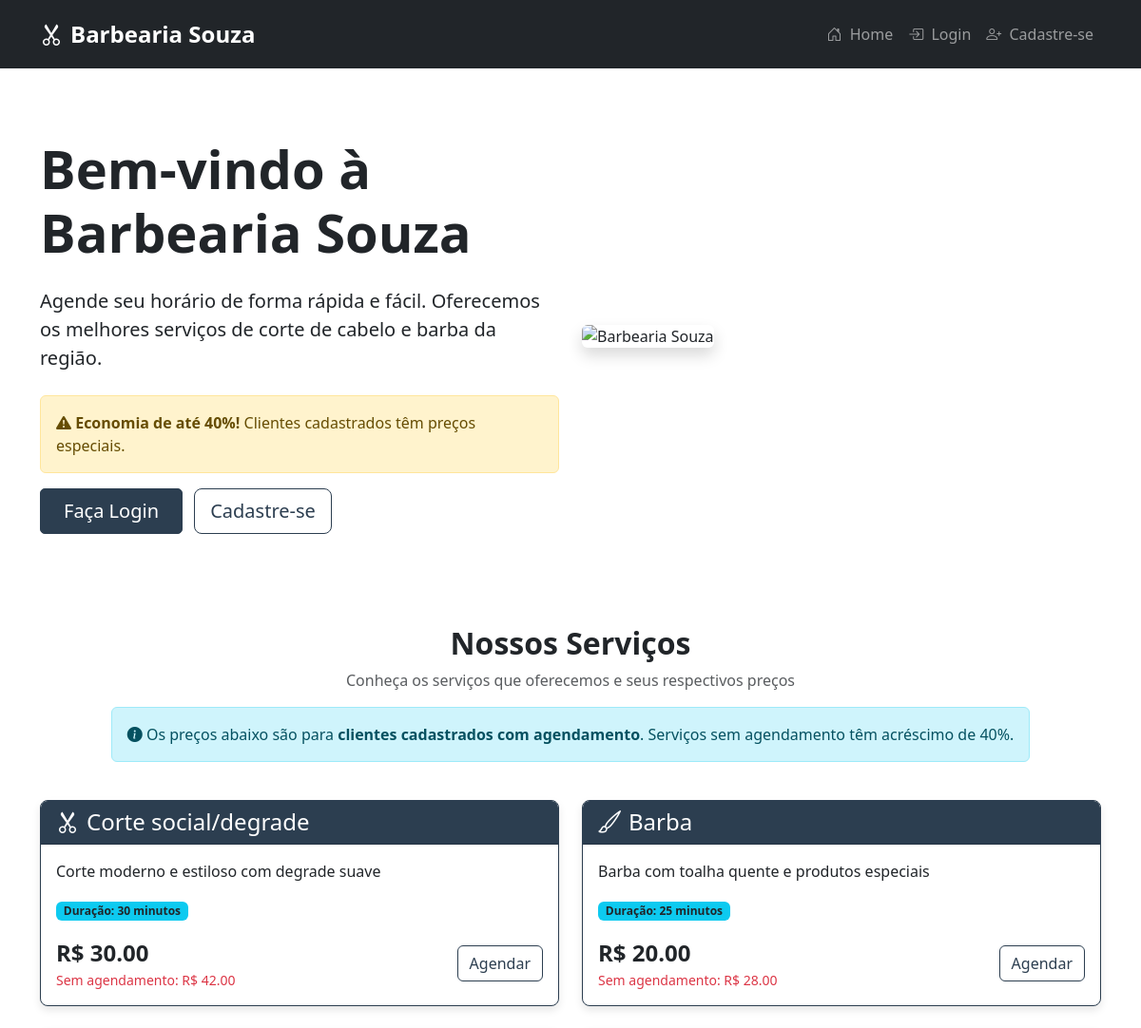
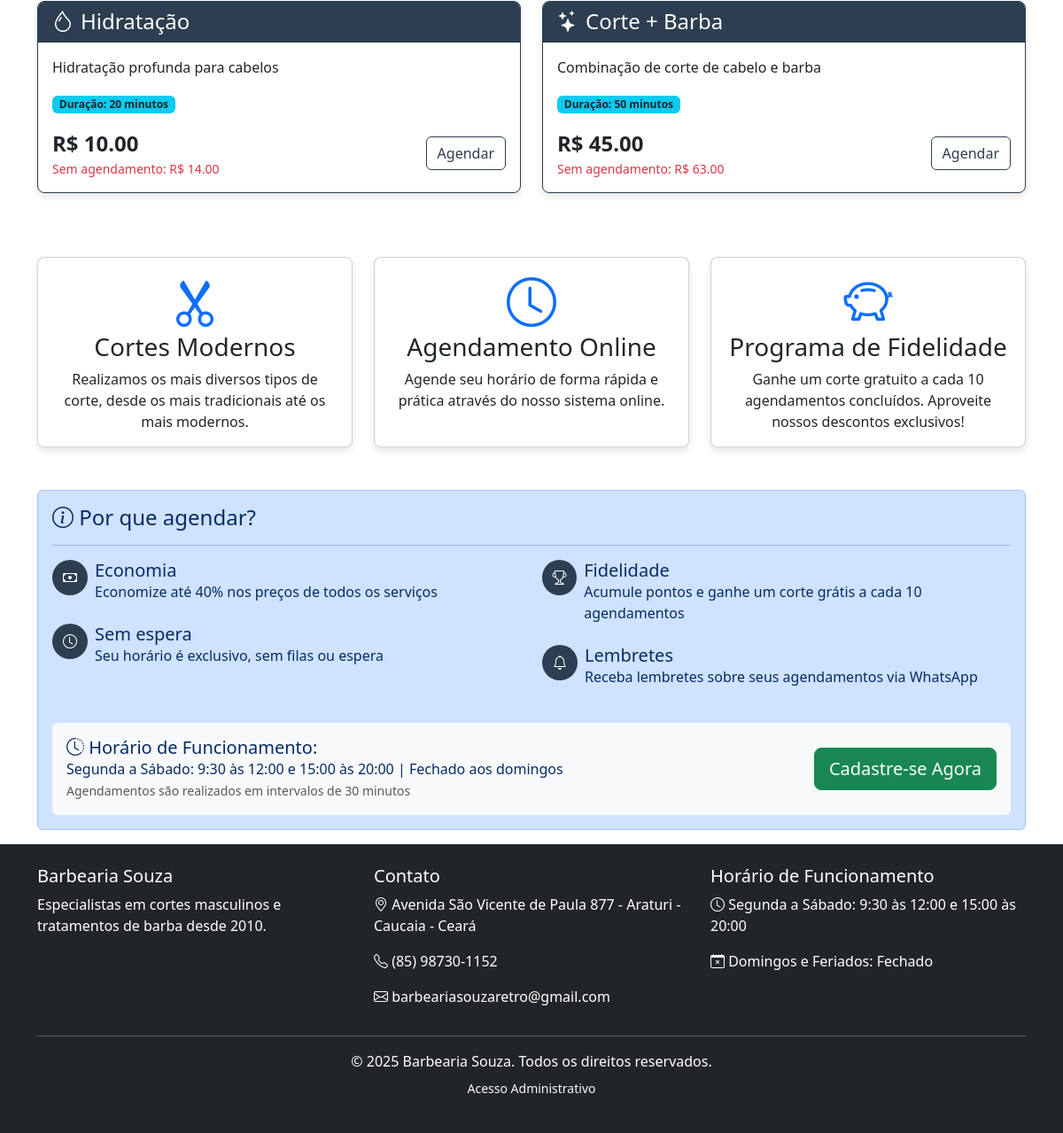
The page / on the database its author committed (2 pictures, top to bottom).
### app.py (models this page shows)
class Servico(db.Model):
    __tablename__ = 'servicos'
    id = db.Column(db.Integer, primary_key=True)
    nome = db.Column(db.String(100), nullable=False)
    descricao = db.Column(db.Text)
    preco = db.Column(db.Float, nullable=False)
    preco_sem_agendamento = db.Column(db.Float)  # Preço sem agendamento (40% a mais)
    duracao = db.Column(db.Integer, nullable=False)  # em minutos
    agendamentos_diretos = db.relationship('Agendamento', backref='servico_principal', foreign_keys='Agendamento.servico_id', lazy=True)
    agendamentos = db.relationship('Agendamento', secondary='agendamento_servico', backref='servicos_adicionais')

### app.py (the view)
@app.route('/')
def index():
    servicos = Servico.query.order_by(Servico.nome).all()
    servicos_dict = {}
    for servico in servicos:
        servicos_dict[servico.nome.lower()] = {
            'preco': servico.preco,
            'preco_sem_agendamento': servico.preco_sem_agendamento or servico.preco * 1.4,
            'descricao': servico.descricao,
            'duracao': servico.duracao
        }
    servicos_destaque = {
        'corte_social': next((s for s in servicos if 'social' in s.nome.lower() or 'degrad' in s.nome.lower()), None),
        'barba': next((s for s in servicos if 'barba' in s.nome.lower() and not 'corte' in s.nome.lower()), None),
        'hidratacao': next((s for s in servicos if 'hidrata' in s.nome.lower()), None),
        'combo': next((s for s in servicos if 'combo' in s.nome.lower() or ('corte' in s.nome.lower() and 'barba' in s.nome.lower())), None)
    }
    servicos_destaque = {k: v for k, v in servicos_destaque.items() if v is not None}
    return render_template('index.html', servicos=servicos, servicos_destaque=servicos_destaque)

### app.py (called while the page is built)
@app.context_processor
def inject_now():
    return {'now': datetime.now()}

@app.context_processor
def inject_admin_check():
    return {'is_admin': is_admin}

@app.context_processor
def inject_csrf_token():
    return {'csrf_token': generate_csrf()}

### templates/index.html (shortened to what this page needs)
{% extends "base.html" %}
{% block content %}
<div class="row align-items-center py-5">
    <div class="col-md-6">
        <h1 class="display-4 fw-bold mb-4">Bem-vindo à Barbearia Souza</h1>
        <p class="lead mb-4">Agende seu horário de forma rápida e fácil. Oferecemos os melhores serviços de corte de cabelo e barba da região.</p>
        {% if not current_user.is_authenticated %}
            <div class="alert alert-warning">
                <i class="bi bi-exclamation-triangle-fill"></i> <strong>Economia de até 40%!</strong> Clientes cadastrados têm preços especiais.
            </div>
            <a href="{{ url_for('login') }}" class="btn btn-primary btn-lg me-2">Faça Login</a>
            <a href="{{ url_for('registro') }}" class="btn btn-outline-primary btn-lg">Cadastre-se</a>
        {% else %}
            <a href="{{ url_for('agendar') }}" class="btn btn-primary btn-lg">Agendar Horário</a>
        {% endif %}
    </div>
    <div class="col-md-6">
        <img src="https://images.unsplash.com/photo-1503951914873-452162b0f3f1?ixlib=rb-1.2.1&auto=format&fit=crop&w=800&q=80"
             alt="Barbearia Souza" class="img-fluid rounded shadow">
    </div>
</div>
<div class="row mt-5">
    <div class="col-12 text-center mb-4">
        <h2 class="fw-bold">Nossos Serviços</h2>
        <p class="text-muted">Conheça os serviços que oferecemos e seus respectivos preços</p>
        {% if not current_user.is_authenticated %}
        <div class="alert alert-info d-inline-block mx-auto">
            <i class="bi bi-info-circle-fill"></i> Os preços abaixo são para <strong>clientes cadastrados com agendamento</strong>.
            Serviços sem agendamento têm acréscimo de 40%.
        </div>
        {% endif %}
    </div>
</div>
<div class="row mb-5">
    {% if servicos_destaque.corte_social %}
    <div class="col-md-6 mb-4">
        <div class="card h-100 border-primary">
            <div class="card-header bg-primary text-white">
                <h4 class="card-title mb-0"><i class="bi bi-scissors me-2"></i>{{ servicos_destaque.corte_social.nome }}</h4>
            </div>
            <div class="card-body">
                <p class="card-text">{{ servicos_destaque.corte_social.descricao or "Corte social moderno com degradê nas laterais." }}</p>
                <div class="mb-3">
                    <span class="badge bg-info text-dark">Duração: {{ servicos_destaque.corte_social.duracao }} minutos</span>
                </div>
                <div class="d-flex justify-content-between align-items-center">
                    <div>
                        <span class="fw-bold fs-4">R$ {{ "%.2f"|format(servicos_destaque.corte_social.preco) }}</span>
                        {% if not current_user.is_authenticated %}
                        <div class="text-danger small">
                            <span>Sem agendamento: R$ {{ "%.2f"|format(servicos_destaque.corte_social.preco_sem_agendamento or (servicos_destaque.corte_social.preco * 1.4)) }}</span>
                        </div>
                        {% endif %}
                    </div>
                    <a href="{{ url_for('agendar') if current_user.is_authenticated else url_for('login') }}" class="btn btn-outline-primary">Agendar</a>
                </div>
            </div>
        </div>
    </div>
    {% endif %}
    {% if servicos_destaque.barba %}
    <div class="col-md-6 mb-4">
        <div class="card h-100 border-primary">
            <div class="card-header bg-primary text-white">
                <h4 class="card-title mb-0"><i class="bi bi-brush me-2"></i>{{ servicos_destaque.barba.nome }}</h4>
            </div>
            <div class="card-body">
                <p class="card-text">{{ servicos_destaque.barba.descricao or "Aparar, modelar e hidratar sua barba com produtos de qualidade." }}</p>
                <div class="mb-3">
                    <span class="badge bg-info text-dark">Duração: {{ servicos_destaque.barba.duracao }} minutos</span>
                </div>
                <div class="d-flex justify-content-between align-items-center">
                    <div>
                        <span class="fw-bold fs-4">R$ {{ "%.2f"|format(servicos_destaque.barba.preco) }}</span>
                        {% if not current_user.is_authenticated %}
                        <div class="text-danger small">
                            <span>Sem agendamento: R$ {{ "%.2f"|format(servicos_destaque.barba.preco_sem_agendamento or (servicos_destaque.barba.preco * 1.4)) }}</span>
                        </div>
                        {% endif %}
                    </div>
                    <a href="{{ url_for('agendar') if current_user.is_authenticated else url_for('login') }}" class="btn btn-outline-primary">Agendar</a>
                </div>
            </div>
        </div>
    </div>
    {% endif %}
    {% if servicos_destaque.hidratacao %}
    <div class="col-md-6 mb-4">
        <div class="card h-100 border-primary">
            <div class="card-header bg-primary text-white">
                <h4 class="card-title mb-0"><i class="bi bi-droplet me-2"></i>{{ servicos_destaque.hidratacao.nome }}</h4>
            </div>
            <div class="card-body">
                <p class="card-text">{{ servicos_destaque.hidratacao.descricao or "Tratamento completo para cabelos ressecados ou danificados." }}</p>
                <div class="mb-3">
                    <span class="badge bg-info text-dark">Duração: {{ servicos_destaque.hidratacao.duracao }} minutos</span>
                </div>
                <div class="d-flex justify-content-between align-items-center">
                    <div>
                        <span class="fw-bold fs-4">R$ {{ "%.2f"|format(servicos_destaque.hidratacao.preco) }}</span>
                        {% if not current_user.is_authenticated %}
                        <div class="text-danger small">
                            <span>Sem agendamento: R$ {{ "%.2f"|format(servicos_destaque.hidratacao.preco_sem_agendamento or (servicos_destaque.hidratacao.preco * 1.4)) }}</span>
                        </div>
                        {% endif %}
                    </div>
                    <a href="{{ url_for('agendar') if current_user.is_authenticated else url_for('login') }}" class="btn btn-outline-primary">Agendar</a>
                </div>
            </div>
        </div>
    </div>
    {% endif %}
    {% if servicos_destaque.combo %}
    <div class="col-md-6 mb-4">
        <div class="card h-100 border-primary">
            <div class="card-header bg-primary text-white">
                <h4 class="card-title mb-0"><i class="bi bi-stars me-2"></i>{{ servicos_destaque.combo.nome }}</h4>
            </div>
            <div class="card-body">
                <p class="card-text">{{ servicos_destaque.combo.descricao or "Pacote completo: corte de cabelo e barba com um preço especial." }}</p>
                <div class="mb-3">
                    <span class="badge bg-info text-dark">Duração: {{ servicos_destaque.combo.duracao }} minutos</span>
                </div>
                <div class="d-flex justify-content-between align-items-center">
                    <div>
                        <span class="fw-bold fs-4">R$ {{ "%.2f"|format(servicos_destaque.combo.preco) }}</span>
                        {% if not current_user.is_authenticated %}
                        <div class="text-danger small">
                            <span>Sem agendamento: R$ {{ "%.2f"|format(servicos_destaque.combo.preco_sem_agendamento or (servicos_destaque.combo.preco * 1.4)) }}</span>
                        </div>
                        {% endif %}
                    </div>
                    <a href="{{ url_for('agendar') if current_user.is_authenticated else url_for('login') }}" class="btn btn-outline-primary">Agendar</a>
                </div>
            </div>
        </div>
    </div>
    {% endif %}
</div>
<div class="row mt-5">
    <div class="col-md-4">
        <div class="card h-100">
            <div class="card-body text-center">
                <i class="bi bi-scissors display-4 text-primary mb-3"></i>
                <h3 class="card-title">Cortes Modernos</h3>
                <p class="card-text">Realizamos os mais diversos tipos de corte, desde os mais tradicionais até os mais modernos.</p>
            </div>
        </div>
    </div>
    <div class="col-md-4">
        <div class="card h-100">
            <div class="card-body text-center">
                <i class="bi bi-clock display-4 text-primary mb-3"></i>
                <h3 class="card-title">Agendamento Online</h3>
                <p class="card-text">Agende seu horário de forma rápida e prática através do nosso sistema online.</p>
            </div>
        </div>
    </div>
    <div class="col-md-4">
        <div class="card h-100">
            <div class="card-body text-center">
                <i class="bi bi-piggy-bank display-4 text-primary mb-3"></i>
                <h3 class="card-title">Programa de Fidelidade</h3>
                <p class="card-text">Ganhe um corte gratuito a cada 10 agendamentos concluídos. Aproveite nossos descontos exclusivos!</p>
            </div>
        </div>
    </div>
</div>
<div class="row mt-5">
    <div class="col-12">
        <div class="alert alert-primary">
            <h4 class="alert-heading"><i class="bi bi-info-circle"></i> Por que agendar?</h4>
            <hr>
            <div class="row">
                <div class="col-md-6">
                    <div class="d-flex mb-2">
                        <div class="bg-primary rounded-circle p-2 me-2 d-flex align-items-center justify-content-center" style="width: 40px; height: 40px;">
                            <i class="bi bi-cash text-white"></i>
                        </div>
                        <div>
                            <h5 class="mb-0">Economia</h5>
                            <p>Economize até 40% nos preços de todos os serviços</p>
                        </div>
                    </div>
                    <div class="d-flex mb-2">
                        <div class="bg-primary rounded-circle p-2 me-2 d-flex align-items-center justify-content-center" style="width: 40px; height: 40px;">
                            <i class="bi bi-clock text-white"></i>
                        </div>
                        <div>
                            <h5 class="mb-0">Sem espera</h5>
                            <p>Seu horário é exclusivo, sem filas ou espera</p>
                        </div>
                    </div>
                </div>
                <div class="col-md-6">
                    <div class="d-flex mb-2">
                        <div class="bg-primary rounded-circle p-2 me-2 d-flex align-items-center justify-content-center" style="width: 40px; height: 40px;">
                            <i class="bi bi-trophy text-white"></i>
                        </div>
                        <div>
                            <h5 class="mb-0">Fidelidade</h5>
                            <p>Acumule pontos e ganhe um corte grátis a cada 10 agendamentos</p>
                        </div>
                    </div>
                    <div class="d-flex mb-2">
                        <div class="bg-primary rounded-circle p-2 me-2 d-flex align-items-center justify-content-center" style="width: 40px; height: 40px;">
                            <i class="bi bi-bell text-white"></i>
                        </div>
                        <div>
                            <h5 class="mb-0">Lembretes</h5>
                            <p>Receba lembretes sobre seus agendamentos via WhatsApp</p>
                        </div>
                    </div>
                </div>
            </div>
            <div class="bg-light p-3 rounded mt-3">
                <div class="row align-items-center">
                    <div class="col-md-8">
                        <h5 class="mb-0"><i class="bi bi-clock-history"></i> Horário de Funcionamento:</h5>
                        <p class="mb-0">Segunda a Sábado: 9:30 às 12:00 e 15:00 às 20:00 | Fechado aos domingos</p>
                        <small class="text-muted">Agendamentos são realizados em intervalos de 30 minutos</small>
                    </div>
                    <div class="col-md-4 text-end">
                        {% if not current_user.is_authenticated %}
                        <a href="{{ url_for('registro') }}" class="btn btn-lg btn-success">Cadastre-se Agora</a>
                        {% else %}
                        <a href="{{ url_for('agendar') }}" class="btn btn-lg btn-success">Agendar Agora</a>
                        {% endif %}
                    </div>
                </div>
            </div>
        </div>
    </div>
</div>
{% endblock %}

### templates/base.html (style rules this page uses)
:root { --primary-color: #2c3e50; --secondary-color: #34495e; --accent-color: #e74c3c; }
body { font-family: 'Segoe UI', Tahoma, Geneva, Verdana, sans-serif; min-height: 100vh; display: flex; flex-direction: column; position: relative; }
.card { box-shadow: 0 4px 8px rgba(0,0,0,0.1); transition: transform 0.3s, box-shadow 0.3s; border-radius: 8px; overflow: hidden; }
.btn-primary { background-color: var(--primary-color); border-color: var(--primary-color); padding: 0.5rem 1.5rem; border-radius: 5px; }
.btn-outline-primary { color: var(--primary-color); border-color: var(--primary-color); }
.bg-primary { background-color: var(--primary-color) !important; }
.border-primary { border-color: var(--primary-color) !important; }

### rows shown on the page
Servico: corte_social.nome "Corte social/degrade", corte_social "Corte moderno e estiloso com degrade suave", corte_social.duracao "30", corte_social.preco "30.00", corte_social "42.00"
Servico: barba.nome "Barba", barba "Barba com toalha quente e produtos especiais", barba.duracao "25", barba.preco "20.00", barba "28.00"
Servico: hidratacao.nome "Hidratação", hidratacao "Hidratação profunda para cabelos", hidratacao.duracao "20", hidratacao.preco "10.00", hidratacao "14.00"
Servico: combo.nome "Corte + Barba", combo "Combinação de corte de cabelo e barba", combo.duracao "50", combo.preco "45.00", combo "63.00"
